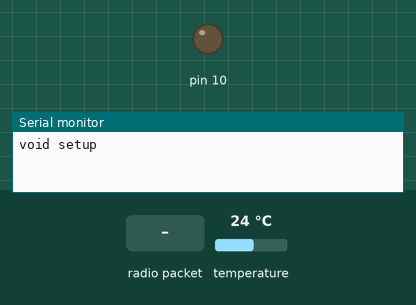
A sketch run on a simulated Arduino Uno, built with avr-gcc and run on an emulated ATmega328P. Parts: output pins drawn as LEDs (lit = HIGH), the last lines printed to the serial monitor. Inputs (shaded band) come from the test bench; at power-on: temperature 24 °C. No radio packets arrive unless stated; pins used as bus, display or sensor lines are not drawn.

Above: at 0.1 s.
At 1.7 s:
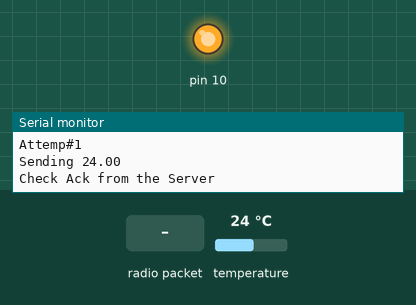
1.8 s: radio packet "1" arrives
Timing chart, 0 to 4.8 s (numbered marks = the images above; inputs shaded):
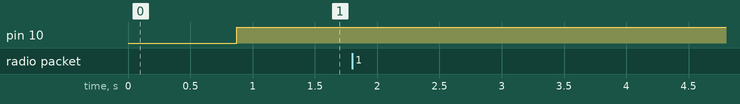

The sketch:

sensorNode.ino
```cpp
#include <SPI.h>
#include <RH_RF69.h>
#include <RHReliableDatagram.h>


#include <Wire.h>
#include "Adafruit_MCP9808.h"


#include "LowPower.h"
#define intervalMinutes 1 // Could be changed to any integer value in minutes


#define RF69_FREQ       433.0
#define vccRFM69HCW     7 // Control signal to PNP TIP32

// Where to send packets to!
#define DEST_ADDRESS    1
// change addresses for each client board, any number :)
#define MY_ADDRESS      2
#define RETRIES         5

#if defined (__AVR_ATmega328P__)  // Feather 328P w/wing
  #define RFM69_INT     3  // RFM69 ---> G0
  #define RFM69_CS      4  // RFM69 ---> CS
  #define RFM69_RST     2  // RFM69 ---> RST

#endif

// Singleton instance of the radio driver
RH_RF69 rf69(RFM69_CS, RFM69_INT);

// Class to manage message delivery and receipt, using the driver declared above
RHReliableDatagram rf69_manager(rf69, MY_ADDRESS);

int16_t packetnum = 0;  // packet counter, we increment per xmission
// Dont put this on the stack:
uint8_t buf[RH_RF69_MAX_MESSAGE_LEN];
uint8_t data[] = "  OK";
char payLoad[4];
// Finite State Machine
typedef enum { accquireData, radioReInit,transmitData,checkAck, prepareSleep, executeSleep } SEN_NODE;
SEN_NODE activeState = accquireData; // Create a variable and initialize it to first State


// Create the MCP9808 temperature sensor object
Adafruit_MCP9808 tempsensor = Adafruit_MCP9808();
#define vccMCP9808    A3

int wakeupCount = intervalMinutes*8;
byte temp = 0;

void setup() {

  Serial.begin(115200);
  Serial.println("void setup");

  pinMode(vccMCP9808, OUTPUT);
  digitalWrite (vccMCP9808, HIGH);
  delay(500);
  if (!tempsensor.begin()) {
  Serial.println("Couldn't find MCP9808!");
  while (1);
  digitalWrite (vccMCP9808, LOW);
  }

}

void loop() {

  switch(activeState)
  {
    case accquireData:
    {

      Serial.println("Data is being accquired");

      digitalWrite (vccMCP9808, HIGH);
      delay(250);
      // activate I2C
      Wire.begin();
      float c = tempsensor.readTempC();
      dtostrf(c, 4, 2, payLoad);
      Serial.print("Temp: "); Serial.print(payLoad);Serial.println("*C");
      digitalWrite (vccMCP9808, LOW);
      delay(100);
      activeState = radioReInit;
      break;
    }
    case radioReInit:
    {
      Serial.println("Radio re-Initialization");
      radioInit();
      delay(200);  // Wait 1 second between transmits, could also 'sleep' here!
      activeState = transmitData;
    }

    case transmitData:
    {


      Serial.println("Attemp#"+String(temp+1));


      Serial.print("Sending "); Serial.println(payLoad);

      // Send a message to the DESTINATION!
      if (rf69_manager.sendtoWait((uint8_t *)payLoad, strlen(payLoad), DEST_ADDRESS)) {
      // Now wait for a reply from the server
      // go to next state checkACK

      activeState = checkAck;
    }

    else {
    Serial.println("Sending failed");
    activeState = prepareSleep;
    }

      break;
    }

    case checkAck:
    {
      Serial.println("Check Ack from the Server");

      if (temp < RETRIES) // retry
      {
      uint8_t len = sizeof(buf);
      uint8_t from;
      if (rf69_manager.recvfromAckTimeout(buf, &len, 3000, &from)) {
      buf[len] = 0; // zero out remaining string

      Serial.print("Got reply from #"); Serial.print(from);
      Serial.print(" [RSSI :");
      Serial.print(rf69.lastRssi());
      Serial.print("] : ");
      Serial.println((char*)buf);

      digitalWrite(vccRFM69HCW,HIGH);
      activeState = prepareSleep;
      temp = 0;

    } else {
      Serial.println("No reply, is anyone listening?");
      temp++;
      activeState = transmitData;
    }

        }


      else  // skip to next step

      {
        Serial.println("Could not get any response");
        temp = 0;
        digitalWrite(vccRFM69HCW,HIGH);
        activeState = prepareSleep;
        }


      break;
    }

    case prepareSleep:
    {
      Serial.println("Prepare to sleep");

      SPI.end(); // shutdown the SPI interface
      pinMode(SCK,INPUT);
      digitalWrite(SCK,LOW); // shut off pullup resistor
      pinMode(MOSI,INPUT);
      digitalWrite(MOSI,LOW); // shut off pullup resistor
      pinMode(MISO,INPUT);
      digitalWrite(MISO,LOW); // shut off pullup resistor
      pinMode(RFM69_CS,INPUT);
      digitalWrite(RFM69_CS,LOW);
      digitalWrite(vccRFM69HCW,HIGH);

      TWCR &= ~(bit(TWEN) | bit(TWIE) | bit(TWEA));

      // turn off I2C pull-ups
      digitalWrite (A4, LOW);
      digitalWrite (A5, LOW);
      Serial.flush();
      delay(100);
      activeState = executeSleep;
      break;
    }

    case executeSleep:
    {

      Serial.println("Sleep mode execution #" + String(temp));
      Serial.flush();
      if (temp >= wakeupCount)
        {
         activeState = accquireData;
         temp = 0;
        }
      else
        {
         LowPower.powerDown(SLEEP_8S, ADC_OFF, BOD_OFF);
         temp ++;
         activeState = executeSleep;
        }


      break;

    }

  }

}


void radioInit()
{

  Serial.println("Initialzing....");
  digitalWrite(vccRFM69HCW,LOW);
  digitalWrite(RFM69_RST,LOW);
  pinMode(vccRFM69HCW,OUTPUT);
  pinMode(RFM69_RST,OUTPUT);
  pinMode(SCK,OUTPUT);
  pinMode(MOSI,OUTPUT);
  pinMode(MISO,OUTPUT);
  pinMode(RFM69_CS,OUTPUT);


  SPI.begin();


  //digitalWrite(RFM69_CS,HIGH);
  delay(500);


// manual reset
  digitalWrite(RFM69_RST, HIGH);
  delay(10);
  digitalWrite(RFM69_RST, LOW);
  delay(10);

  if (!rf69_manager.init()) {
    Serial.println("RFM69 radio init failed");
    while (1);
  }
  Serial.println("RFM69 radio init OK!");
  // Defaults after init are 434.0MHz, modulation GFSK_Rb250Fd250, +13dbM (for low power module)
  // No encryption
  if (!rf69.setFrequency(RF69_FREQ)) {
    Serial.println("setFrequency failed");
  }

  // If you are using a high power RF69 eg RFM69HW, you *must* set a Tx power with the
  // ishighpowermodule flag set like this:
  rf69.setTxPower(20, true);  // range from 14-20 for power, 2nd arg must be true for 69HCW

  // The encryption key has to be the same as the one in the server
  uint8_t key[] = { 0x01, 0x02, 0x03, 0x04, 0x05, 0x06, 0x07, 0x08,
                    0x01, 0x02, 0x03, 0x04, 0x05, 0x06, 0x07, 0x08};
  rf69.setEncryptionKey(key);


  Serial.print("RFM69 radio @");  Serial.print((int)RF69_FREQ);  Serial.println(" MHz");


  }
```
